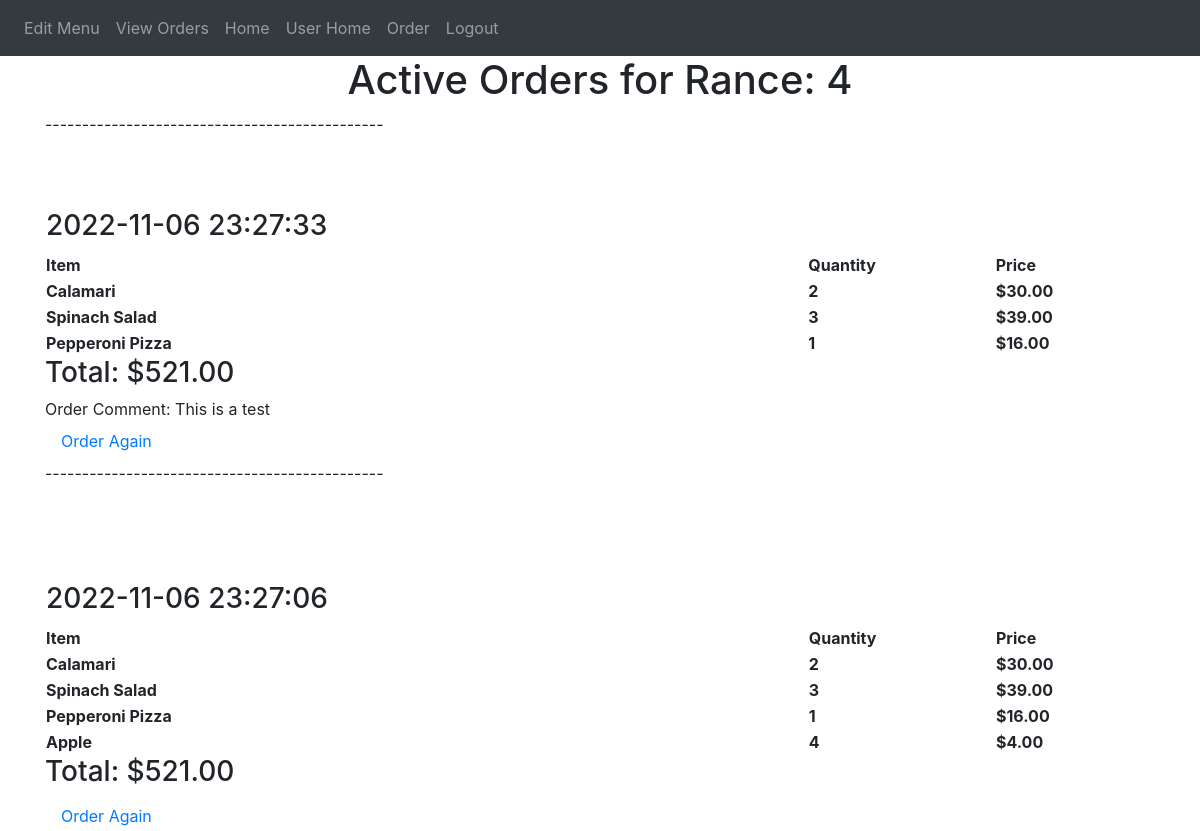
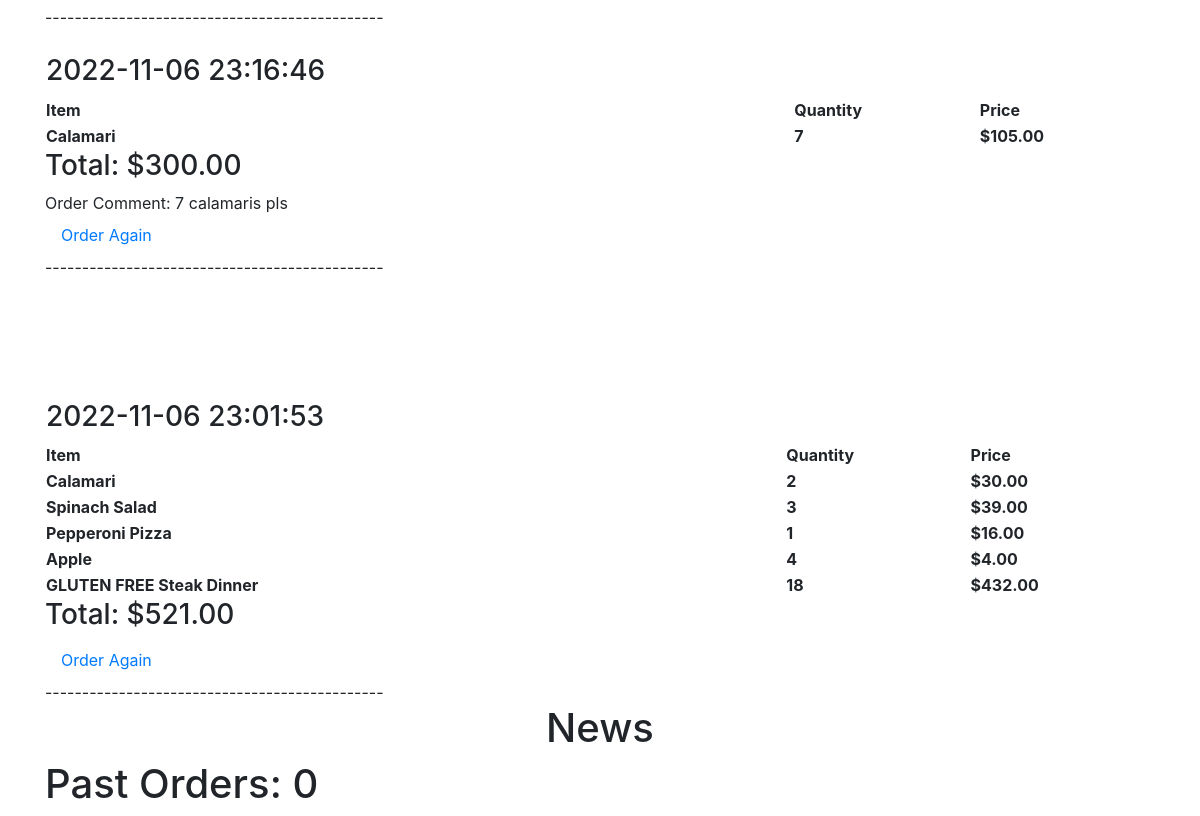
/user_home (signed in), run on an earlier commit of the app's database (2 pictures, top to bottom).
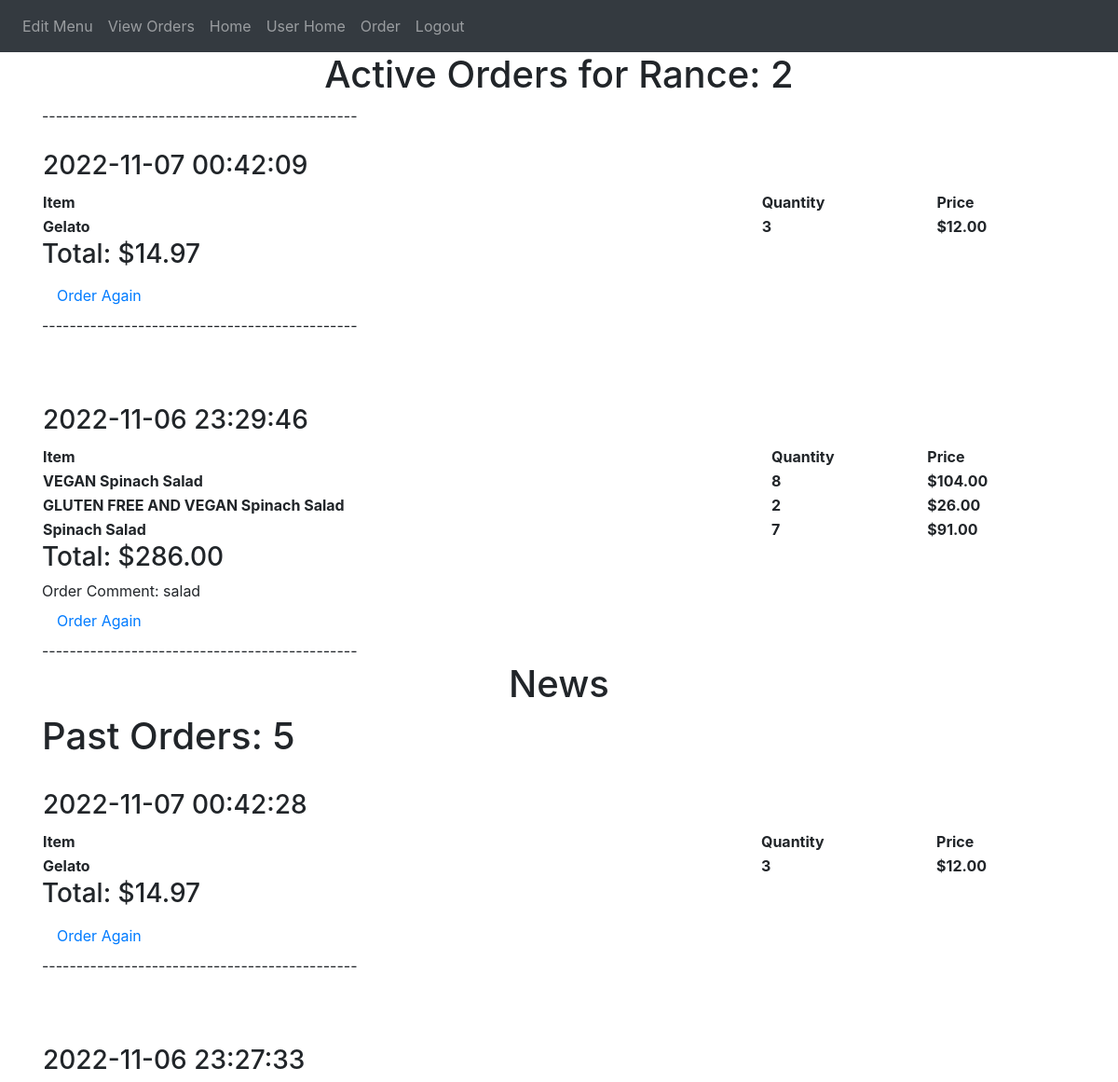
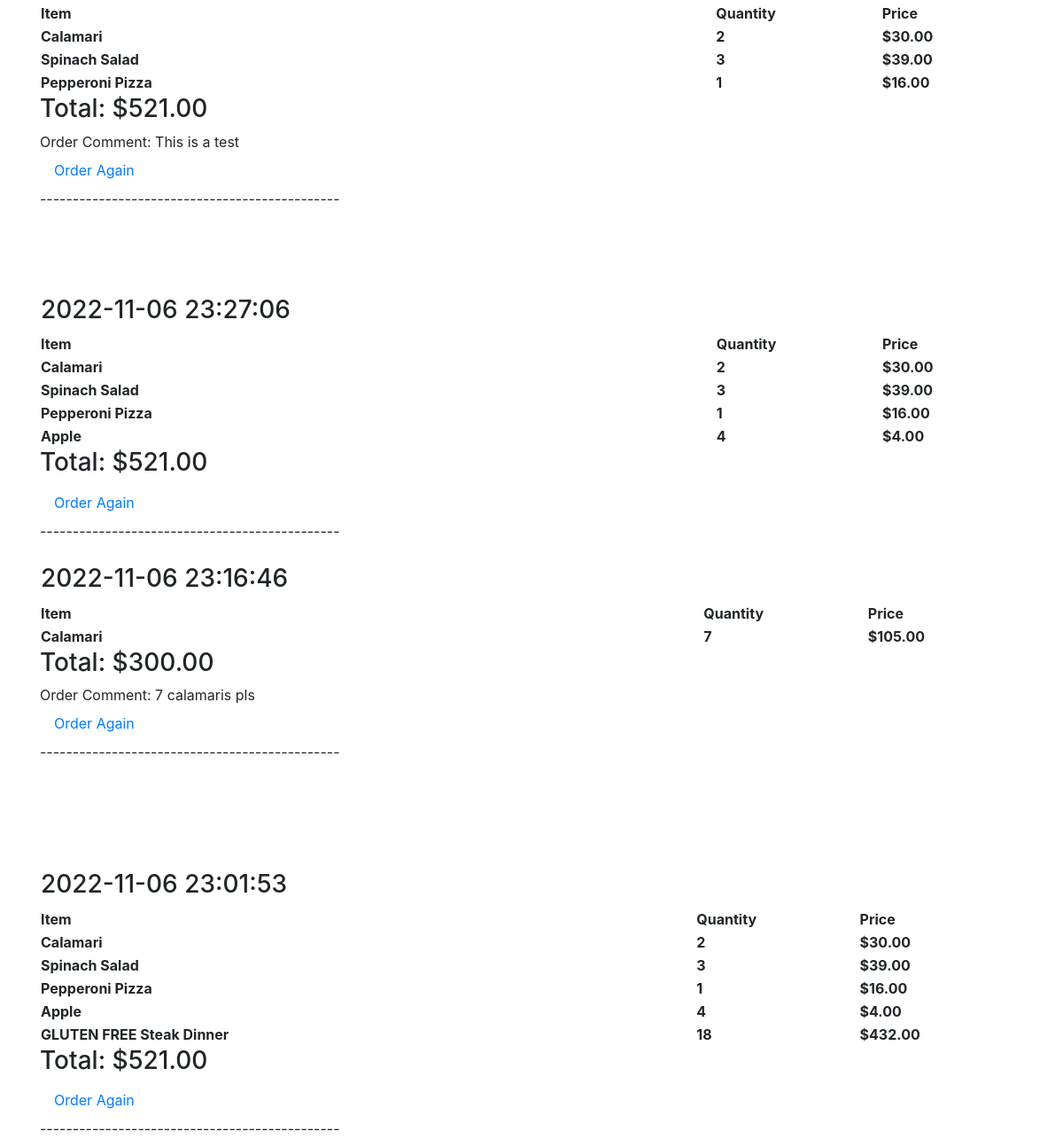
And on a later commit of the database (2 pictures, top to bottom).
### avanzareApp/models.py (models this page shows)
class Order(db.Model):
    id = db.Column(db.Integer, primary_key=True)
    name = db.Column(db.String(150))
    comment = db.Column(db.String(10000))
    total = db.Column(db.Float)
    date = db.Column(db.DateTime(timezone=True), default=func.now())
    user_id = db.Column(db.Integer, db.ForeignKey('user.id'))
    is_active = db.Column(db.String(10))
    items = db.relationship('Menu_order')

class Menu_order(db.Model):
    id = db.Column(db.Integer, primary_key=True)
    name = db.Column(db.String(150))
    price = db.Column(db.String(150))
    description = db.Column(db.String(10000))
    menu_type = db.Column(db.String(150))
    gluten_free = db.Column(db.String(150))
    vegan = db.Column(db.String(150))
    date = db.Column(db.DateTime(timezone=True), default=func.now())
    order_id = db.Column(db.Integer, db.ForeignKey('order.id'))

### avanzareApp/views.py (the view)
@views.route('/user_home', methods=['GET', 'POST'])
@login_required
def user_home():
    error_orders = Order.query.filter(Order.user_id == current_user.id).filter(Order.is_active == None).delete()
    error_orders = Order.query.filter(Order.user_id == current_user.id).filter(Order.total == 0).delete()
    db.session.commit()
    active_orders = Order.query.filter(Order.user_id == current_user.id).filter(Order.is_active == "Active").all()
    db.session.commit()
    return render_template("user_home.html", active_orders=active_orders, user=current_user)

### avanzareApp/__init__.py (called while the page is built)
def create_app():
    app = Flask(__name__)
    app.config['SECRET KEY'] = 'iudsdbciud ccdoi'
    app.config['SQLALCHEMY_DATABASE_URI'] = f'sqlite:///{DB_NAME}'
    db.init_app(app)
    from .views import views
    from .auth import auth
    app.register_blueprint(views, url_prefix='/')
    app.register_blueprint(auth, url_prefix='/')
    from .models import User, Note
    with app.app_context():
        db.create_all()
    login_manager = LoginManager()
    login_manager.login_view = 'auth.start_page'
    login_manager.init_app(app)
    @login_manager.user_loader
    def load_user(id):
        return User.query.get(int(id))
    return app

### avanzareApp/templates/user_home.html (shortened to what this page needs)
{% extends "base.html" %} {% block title %}Home{% endblock %}
{% block content %}
{% set count = namespace(value=0) %}
{% for order in active_orders %}
    {% set count.value = count.value + 1 %}
{% endfor %}
<h1 align="center">Active Orders for {{ user.first_name }}: {{ count.value }}</h1>
<div>----------------------------------------------</div>
{% for order in active_orders|reverse %}
    {% set lst =  [] %}
    <table style="width:100%">
            <tr>
                <th>
                    <h3>{{ order.date }}</h3>
                </th>
            </tr>
              <tr>
                  <th>Item</th>
                  <th>Quantity</th>
                  <th>Price</th>
              </tr>
    {% for item in order.items %}
        {% set count = namespace(value=0) %}
        {% set print_once = 1 %}
        {% if item.name not in lst %}
            {% for item_count in order.items %}
                {% if item.name == item_count.name %}
                    {% set count.value = count.value + 1 %}
                {% endif %}
            {% endfor %}
            {% if print_once == 1 %}
                <tr>
                <th>{{ item.name }}</th>
                <th>{{ count.value }}</th>
                {% set tmp = (item.price | int) %}
                <th>{{ "${:,.2f}".format(count.value * tmp) }}</th>
                </tr>
            <br />
            {% endif %}
            {% set print_once = 1 %}
        {% endif %}
    {% endfor %}
    </table>
    {% if "${:,.2f}".format(order.total) == "$-0.00" %}
       <h3>Total: $0.00</h3>
    {% else %}
        <h3>Total: {{ "${:,.2f}".format(order.total) }}</h3>
    {% endif %}
    {% if order.comment != "" and order.comment is not none %}
        <div>Order Comment: {{ order.comment }}</div>
    {% endif %}
    <a class="nav-item nav-link" href="{{ url_for('views.order_again', id=order.id) }}">Order Again</a>
    <div>----------------------------------------------</div>
{% endfor %}
<h1 align="center">News</h1>
{% set count = namespace(value=0) %}
{% for order in user.orders %}
    {% if order.is_active != 'Active' %}
        {% set count.value = count.value + 1 %}
    {% endif %}
{% endfor %}
<h1>Past Orders: {{ count.value }}</h1>
{% for order in user.orders|reverse %}
{% if order.is_active != 'Active' %}
    {% set lst =  [] %}
    <table style="width:100%">
            <tr>
                <th>
                    <h3>{{ order.date }}</h3>
                </th>
            </tr>
              <tr>
                  <th>Item</th>
                  <th>Quantity</th>
                  <th>Price</th>
              </tr>
    {% for item in order.items %}
        {% set count = namespace(value=0) %}
        {% set print_once = 1 %}
        {% if item.name not in lst %}
            {% for item_count in order.items %}
                {% if item.name == item_count.name %}
                    {% set count.value = count.value + 1 %}
                {% endif %}
            {% endfor %}
            {% if print_once == 1 %}
                <tr>
                <th>{{ item.name }}</th>
                <th>{{ count.value }}</th>
                {% set tmp = (item.price | int) %}
                <th>{{ "${:,.2f}".format(count.value * tmp) }}</th>
                </tr>
            <br />
            {% endif %}
            {% set print_once = 1 %}
        {% endif %}
    {% endfor %}
    </table>
    {% if "${:,.2f}".format(order.total) == "$-0.00" %}
       <h3>Total: $0.00</h3>
    {% else %}
        <h3>Total: {{ "${:,.2f}".format(order.total) }}</h3>
    {% endif %}
    {% if order.comment != "" and order.comment is not none %}
        <div>Order Comment: {{ order.comment }}</div>
    {% endif %}
    <a class="nav-item nav-link" href="{{ url_for('views.order_again', id=order.id) }}">Order Again</a>
    <div>----------------------------------------------</div>
{% endif %}
{% endfor %}
{% endblock %}

What changed in the data, as far as the page shows it:
added Order: date "2022-11-07 00:42:09", total "$14.97", shown under "Active Orders for Rance: 2"
added Menu_order: name "Gelato", value "3", value "$12.00", shown under "2022-11-07 00:42:09"
added Order: date "2022-11-06 23:29:46", total "$286.00", comment "salad", shown under "Active Orders for Rance: 2"
added Menu_order: name "VEGAN Spinach Salad", value "8", value "$104.00", shown under "2022-11-06 23:29:46"
added Menu_order: name "GLUTEN FREE AND VEGAN Spinach Salad", value "2", value "$26.00", shown under "2022-11-06 23:29:46"
added Menu_order: name "Spinach Salad", value "7", value "$91.00", shown under "2022-11-06 23:29:46"
added Order: date "2022-11-07 00:42:28", total "$14.97", shown under "Past Orders: 5"
added Menu_order: name "Gelato", value "3", value "$12.00", shown under "2022-11-07 00:42:28"
changed Order "This is a test": gains Menu_order (name "Calamari", value "2", value "$30.00"); gains Menu_order (name "Spinach Salad", value "3", value "$39.00"); gains Menu_order (name "Pepperoni Pizza", value "1", value "$16.00"); loses Menu_order (name "Calamari", value "2", value "$30.00"); loses Menu_order (name "Spinach Salad", value "3", value "$39.00"); loses Menu_order (name "Pepperoni Pizza", value "1", value "$16.00"); moves from the list under "Active Orders for Rance: 4" to the list under "Past Orders: 5"
changed Order (number 5 of 7 on the later page): gains Menu_order (name "Calamari", value "2", value "$30.00"); gains Menu_order (name "Spinach Salad", value "3", value "$39.00"); gains Menu_order (name "Pepperoni Pizza", value "1", value "$16.00"); gains Menu_order (name "Apple", value "4", value "$4.00"); loses Menu_order (name "Calamari", value "2", value "$30.00"); loses Menu_order (name "Spinach Salad", value "3", value "$39.00"); loses Menu_order (name "Pepperoni Pizza", value "1", value "$16.00"); loses Menu_order (name "Apple", value "4", value "$4.00"); moves from the list under "Active Orders for Rance: 4" to the list under "Past Orders: 5"
changed Order "7 calamaris pls": gains Menu_order (name "Calamari", value "7", value "$105.00"); loses Menu_order (name "Calamari", value "7", value "$105.00"); moves from the list under "Active Orders for Rance: 4" to the list under "Past Orders: 5"
changed Order (number 7 of 7 on the later page): gains Menu_order (name "Calamari", value "2", value "$30.00"); gains Menu_order (name "Spinach Salad", value "3", value "$39.00"); gains Menu_order (name "Pepperoni Pizza", value "1", value "$16.00"); gains Menu_order (name "Apple", value "4", value "$4.00"); gains Menu_order (name "GLUTEN FREE Steak Dinner", value "18", value "$432.00"); loses Menu_order (name "Calamari", value "2", value "$30.00"); loses Menu_order (name "Spinach Salad", value "3", value "$39.00"); loses Menu_order (name "Pepperoni Pizza", value "1", value "$16.00"); loses Menu_order (name "Apple", value "4", value "$4.00"); loses Menu_order (name "GLUTEN FREE Steak Dinner", value "18", value "$432.00"); moves from the list under "Active Orders for Rance: 4" to the list under "Past Orders: 5"
Also different on the page:
{{ count.value }}: "4" → "2"
{{ count.value }}: "0" → "5"
